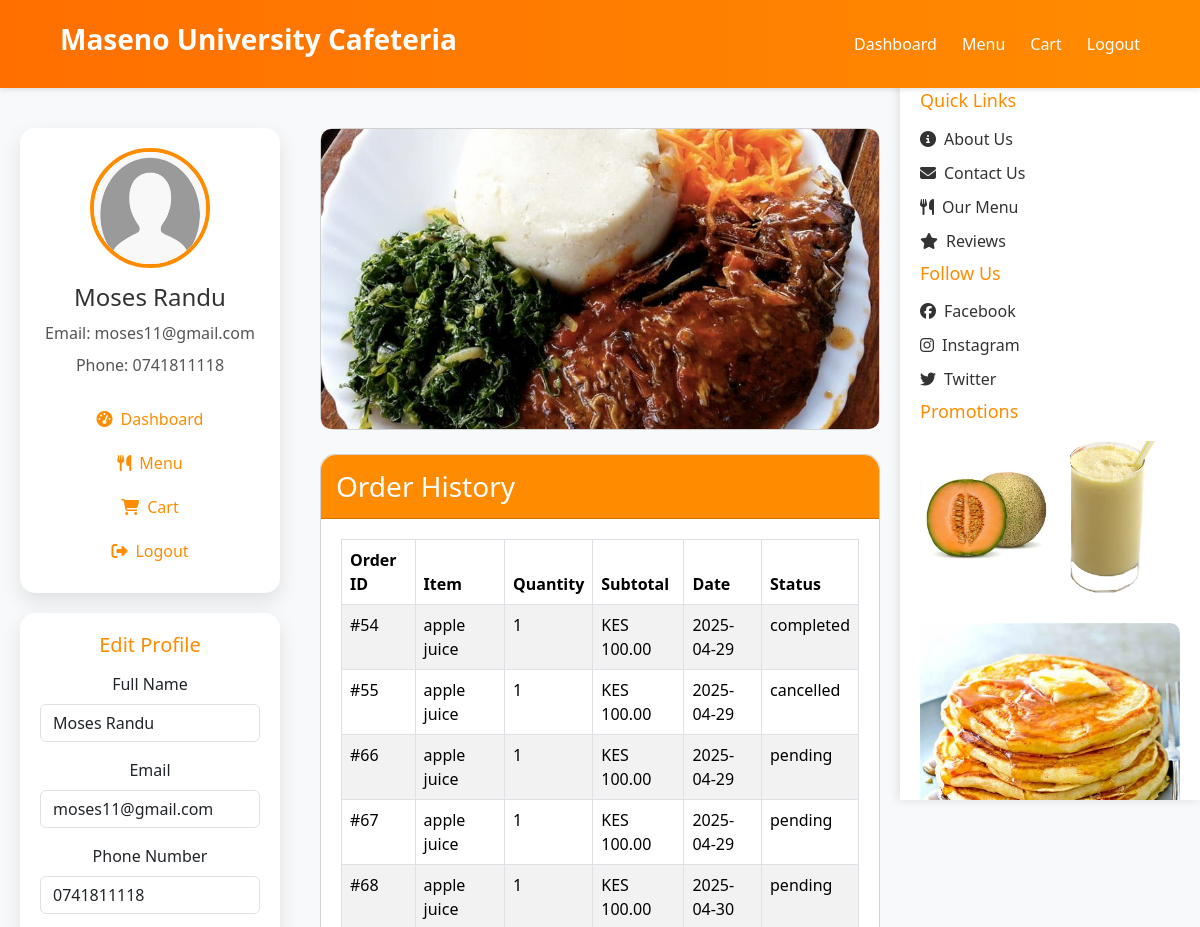
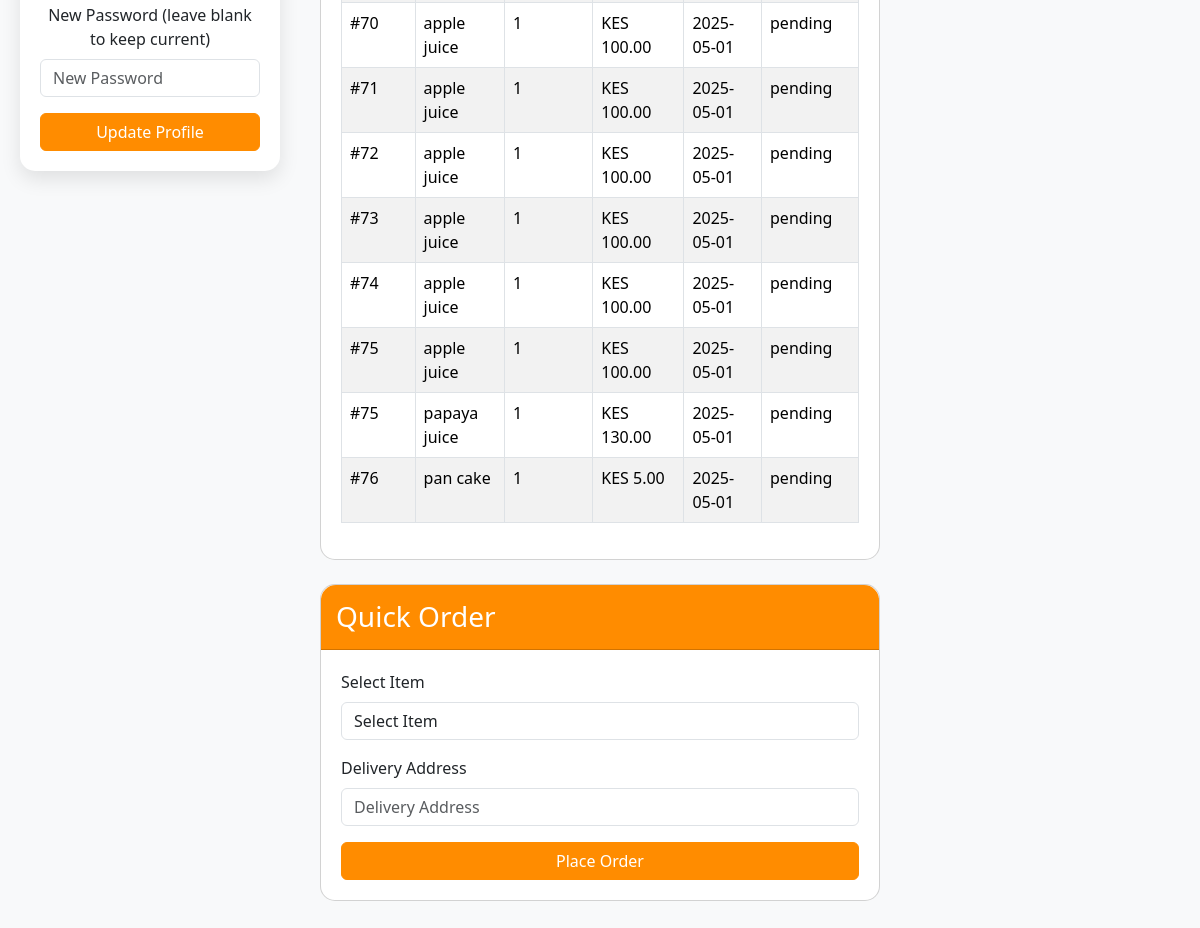
Screenshot of /customer_dashboard.php (signed in) with the database file from the repository (2 pictures, top to bottom).
### tables this page shows
CREATE TABLE `users` (
  `id` int(11) NOT NULL,
  `username` varchar(100) DEFAULT NULL,
  `full_name` varchar(100) NOT NULL,
  `email` varchar(100) NOT NULL,
  `password` varchar(255) NOT NULL,
  `phone` varchar(20) DEFAULT NULL,
  `role` enum('customer','admin') DEFAULT 'customer',
  `created_at` timestamp NOT NULL DEFAULT current_timestamp(),
  `profile_image` varchar(255) DEFAULT NULL
);

CREATE TABLE `order_items` (
  `id` int(11) NOT NULL,
  `order_id` int(11) NOT NULL,
  `item_name` varchar(255) DEFAULT NULL,
  `item_price` decimal(10,2) DEFAULT NULL,
  `menu_item_id` int(11) NOT NULL,
  `quantity` int(11) NOT NULL DEFAULT 1,
  `subtotal` decimal(10,2) NOT NULL,
  `price` decimal(10,2) DEFAULT NULL
);

CREATE TABLE `orders` (
  `id` int(11) NOT NULL,
  `user_id` int(11) NOT NULL,
  `order_date` timestamp NOT NULL DEFAULT current_timestamp(),
  `total` decimal(10,2) NOT NULL,
  `status` enum('pending','completed','cancelled') DEFAULT 'pending',
  `total_price` decimal(10,2) DEFAULT NULL,
  `pickup_method` varchar(255) DEFAULT NULL,
  `address` text DEFAULT NULL,
  `latitude` decimal(10,6) DEFAULT NULL,
  `longitude` decimal(10,6) DEFAULT NULL,
  `payment_method` varchar(50) NOT NULL,
  `delivery_address` varchar(255) DEFAULT NULL
);

CREATE TABLE `menu_items` (
  `id` int(11) NOT NULL,
  `name` varchar(100) NOT NULL,
  `description` text DEFAULT NULL,
  `category` varchar(100) DEFAULT NULL,
  `price` decimal(10,2) NOT NULL,
  `image` varchar(255) DEFAULT NULL,
  `created_at` timestamp NOT NULL DEFAULT current_timestamp()
);

### customer_dashboard.php (the view, shortened to what this page needs)
<?php
require 'db_connect.php';
$username = $_SESSION['username'];
$stmt = $conn->prepare("SELECT id, full_name, email, phone FROM users WHERE username = ? AND role = 'customer'");
$stmt->bind_param("s", $username);
$stmt->execute();
$result = $stmt->get_result();
$user = $result->fetch_assoc();
$stmt = $conn->prepare(
    "SELECT o.id, o.order_date, o.status, oi.quantity, oi.subtotal, m.name
     FROM orders o
     JOIN order_items oi ON o.id = oi.order_id
     JOIN menu_items m ON oi.menu_item_id = m.id
     WHERE o.user_id = ?"
);
$stmt->bind_param("i", $user['id']);
$stmt->execute();
$result = $stmt->get_result();
$orders = $result->fetch_all(MYSQLI_ASSOC);
?>
<!DOCTYPE html>
<html lang="en">
<head>
    <link rel="stylesheet" href="https://cdnjs.cloudflare.com/ajax/libs/font-awesome/6.4.2/css/all.min.css">
    <link href="https://cdn.jsdelivr.net/npm/bootstrap@5.3.3/dist/css/bootstrap.min.css" rel="stylesheet">
</head>
<body>
    <header class="header">
        <div class="navbar">
            <h1>Maseno University Cafeteria</h1>
            <nav>
                <a href="customer_dashboard.php">Dashboard</a>
                <a href="shop.php">Menu</a>
                <a href="cart.php">Cart</a>
                <a href="logout.php">Logout</a>
            </nav>
        </div>
    </header>
    <div class="dashboard-container">
        <div class="sidebar-left">
            <div class="profile-card">
                <img src="images/avatar.jpg" alt="User Profile" class="rounded-circle profile-img">
                <h3><?php echo htmlspecialchars($user['full_name']); ?></h3>
                <p>Email: <?php echo htmlspecialchars($user['email']); ?></p>
                <p>Phone: <?php echo htmlspecialchars($user['phone'] ?: 'Not provided'); ?></p>
                <div class="profile-nav">
                    <a href="customer_dashboard.php"><i class="fas fa-tachometer-alt me-2"></i>Dashboard</a>
                    <a href="shop.php"><i class="fas fa-utensils me-2"></i>Menu</a>
                    <a href="cart.php"><i class="fas fa-shopping-cart me-2"></i>Cart</a>
                    <a href="logout.php"><i class="fas fa-sign-out-alt me-2"></i>Logout</a>
                </div>
            </div>
            <div class="edit-profile-card">
                <h4>Edit Profile</h4>
                <form action="update_profile.php" method="POST">
                    <div class="mb-3">
                        <label for="full_name" class="form-label">Full Name</label>
                        <input type="text" class="form-control" id="full_name" name="full_name" value="<?php echo htmlspecialchars($user['full_name']); ?>" required>
                    </div>
                    <div class="mb-3">
                        <label for="email" class="form-label">Email</label>
                        <input type="email" class="form-control" id="email" name="email" value="<?php echo htmlspecialchars($user['email']); ?>" required>
                    </div>
                    <div class="mb-3">
                        <label for="phone" class="form-label">Phone Number</label>
                        <input type="text" class="form-control" id="phone" name="phone" value="<?php echo htmlspecialchars($user['phone'] ?: ''); ?>">
                    </div>
                    <div class="mb-3">
                        <label for="password" class="form-label">New Password (leave blank to keep current)</label>
                        <input type="password" class="form-control" id="password" name="password" placeholder="New Password">
                    </div>
                    <button type="submit" class="btn btn-primary w-100">Update Profile</button>
                </form>
            </div>
        </div>
        <div class="main-content">
            <div class="card mb-4">
                <div class="card-body p-0">
                    <div id="adCarousel" class="carousel slide" data-bs-ride="carousel">
                        <div class="carousel-inner">
                            <div class="carousel-item active">
                                <img src="images/fish.jpg" class="d-block w-100 carousel-img" alt="Ad 1">
                            </div>
                        </div>
                        <button class="carousel-control-prev" type="button" data-bs-target="#adCarousel" data-bs-slide="prev">
                            <span class="carousel-control-prev-icon" aria-hidden="true"></span>
                        </button>
                        <button class="carousel-control-next" type="button" data-bs-target="#adCarousel" data-bs-slide="next">
                            <span class="carousel-control-next-icon" aria-hidden="true"></span>
                        </button>
                    </div>
                </div>
            </div>
            <div class="card mb-4">
                <div class="card-header">
                    <h3 class="mb-0">Order History</h3>
                </div>
                <div class="card-body">
                    <?php if (empty($orders)): ?>
                        <p>No orders yet.</p>
                    <?php else: ?>
                        <div class="table-responsive">
                            <table class="table table-striped table-bordered">
                                <thead>
                                    <tr>
                                        <th>Order ID</th>
                                        <th>Item</th>
                                        <th>Quantity</th>
                                        <th>Subtotal</th>
                                        <th>Date</th>
                                        <th>Status</th>
                                    </tr>
                                </thead>
                                <tbody>
                                    <?php foreach ($orders as $order): ?>
                                        <tr>
                                            <td>#<?php echo htmlspecialchars($order['id']); ?></td>
                                            <td><?php echo htmlspecialchars($order['name']); ?></td>
                                            <td><?php echo htmlspecialchars($order['quantity']); ?></td>
                                            <td>KES <?php echo number_format($order['subtotal'], 2); ?></td>
                                            <td><?php echo date('Y-m-d', strtotime($order['order_date'])); ?></td>
                                            <td><?php echo htmlspecialchars($order['status']); ?></td>
                                        </tr>
                                    <?php endforeach; ?>
                                </tbody>
                            </table>
                        </div>
                    <?php endif; ?>
                </div>
            </div>
            <div class="card mb-4">
                <div class="card-header">
                    <h3 class="mb-0">Quick Order</h3>
                </div>
                <div class="card-body">
                    <form action="order_process.php" method="POST">
                        <div class="mb-3">
                            <label for="menu_item_id" class="form-label">Select Item</label>
                            <select class="form-control" id="menu_item_id" name="menu_item_id" required>
                                <option value="" disabled selected>Select Item</option>
                            </select>
                        </div>
                        <div class="mb-3">
                            <label for="delivery_address" class="form-label">Delivery Address</label>
                            <input type="text" class="form-control" id="delivery_address" name="delivery_address" placeholder="Delivery Address" required>
                        </div>
                        <button type="submit" class="btn btn-primary w-100">Place Order</button>
                    </form>
                </div>
            </div>
        </div>
        <div class="sidebar-right">
            <h4>Quick Links</h4>
            <a href="about.php"><i class="fas fa-info-circle me-2"></i>About Us</a>
            <a href="contact.php"><i class="fas fa-envelope me-2"></i>Contact Us</a>
            <a href="shop.php"><i class="fas fa-utensils me-2"></i>Our Menu</a>
            <a href="reviews.php"><i class="fas fa-star me-2"></i>Reviews</a>
            <h4>Follow Us</h4>
            <a href="#"><i class="fab fa-facebook me-2"></i>Facebook</a>
            <a href="#"><i class="fab fa-instagram me-2"></i>Instagram</a>
            <a href="#"><i class="fab fa-twitter me-2"></i>Twitter</a>
            <h4>Promotions</h4>
            <div class="ad-banner">
                <img src="images/kharbujajuice.jpg" alt="Ad Banner 1">
            </div>
            <div class="ad-banner">
                <img src="images/pancakes.jpg" alt="Ad Banner 2">
            </div>
        </div>
    </div>
</body>
</html>

### customer_dashboard.php (style rules this page uses)
* { margin: 0; padding: 0; box-sizing: border-box; font-family: 'Segoe UI', Tahoma, Geneva, Verdana, sans-serif; }
body { background: #f8f9fa; min-height: 100vh; }
.header { background: linear-gradient(90deg, #ff6f00, #ff8c00); color: white; padding: 15px 60px; width: 100%; position: sticky; top: 0; z-index: 1000; box-shadow: 0 2px 5px rgba(0, 0, 0, 0.1); }
.navbar { display: flex; align-items: center; justify-content: space-between; max-width: 1200px; margin: 0 auto; }
.navbar h1 { font-size: 28px; font-weight: 700; }
.navbar nav { display: flex; gap: 25px; }
.navbar nav a { color: white; text-decoration: none; font-size: 16px; font-weight: 500; transition: color 0.3s ease; }
.dashboard-container { display: flex; min-height: calc(100vh - 70px); margin-top: 20px; }
.sidebar-left { width: 25%; padding: 20px; }
.profile-card, .edit-profile-card { background: white; border-radius: 15px; box-shadow: 0 8px 20px rgba(0, 0, 0, 0.1); padding: 20px; text-align: center; transition: transform 0.3s ease; margin-bottom: 20px; }
.profile-img { width: 120px; height: 120px; border: 4px solid #ff8c00; margin-bottom: 15px; }
.profile-card h3 { font-size: 24px; color: #333; margin-bottom: 10px; }
.profile-card p { font-size: 16px; color: #555; margin-bottom: 8px; }
.profile-nav { margin-top: 20px; }
.profile-nav a { display: block; color: #ff8c00; text-decoration: none; font-size: 16px; padding: 10px 0; transition: color 0.3s ease; }
.edit-profile-card h4 { font-size: 20px; color: #ff8c00; margin-bottom: 15px; }
.main-content { width: 50%; padding: 20px; }
.main-content .card { border-radius: 15px; margin-bottom: 30px; transition: transform 0.3s ease; }
.main-content .card-header { background: #ff8c00; color: white; border-radius: 15px 15px 0 0; padding: 15px; }
.main-content .card-body { padding: 20px; }
.carousel-img { height: 300px; object-fit: cover; border-radius: 10px; }
.sidebar-right { width: 25%; position: fixed; right: 0; top: 70px; height: calc(100vh - 70px); background: white; box-shadow: -2px 0 10px rgba(0, 0, 0, 0.1); padding: 20px; overflow-y: auto; }
.sidebar-right h4 { font-size: 18px; color: #ff8c00; margin-bottom: 15px; }
.sidebar-right a { display: block; color: #333; text-decoration: none; font-size: 16px; margin-bottom: 10px; transition: color 0.3s ease; }
.ad-banner { margin-bottom: 20px; }
.ad-banner img { width: 100%; border-radius: 10px; }
.btn-primary { background-color: #ff8c00; border-color: #ff8c00; }
.table thead { background-color: #ff8c00; color: white; }

### rows the page displays
users: full_name "Moses Randu", email "moses11@gmail.com", phone "0741811118"
order_items: order "54", menu_item.name "apple juice", quantity "1", subtotal "100.00", order.order_date "2025-04-29", order.status "completed"
order_items: order "55", menu_item.name "apple juice", quantity "1", subtotal "100.00", order.order_date "2025-04-29", order.status "cancelled"
order_items: order "66", menu_item.name "apple juice", quantity "1", subtotal "100.00", order.order_date "2025-04-29", order.status "pending"
order_items: order "67", menu_item.name "apple juice", quantity "1", subtotal "100.00", order.order_date "2025-04-29", order.status "pending"
order_items: order "68", menu_item.name "apple juice", quantity "1", subtotal "100.00", order.order_date "2025-04-30", order.status "pending"
order_items: order "70", menu_item.name "apple juice", quantity "1", subtotal "100.00", order.order_date "2025-05-01", order.status "pending"
order_items: order "71", menu_item.name "apple juice", quantity "1", subtotal "100.00", order.order_date "2025-05-01", order.status "pending"
order_items: order "72", menu_item.name "apple juice", quantity "1", subtotal "100.00", order.order_date "2025-05-01", order.status "pending"
order_items: order "73", menu_item.name "apple juice", quantity "1", subtotal "100.00", order.order_date "2025-05-01", order.status "pending"
order_items: order "74", menu_item.name "apple juice", quantity "1", subtotal "100.00", order.order_date "2025-05-01", order.status "pending"
order_items: order "75", menu_item.name "apple juice", quantity "1", subtotal "100.00", order.order_date "2025-05-01", order.status "pending"
order_items: order "75", menu_item.name "papaya juice", quantity "1", subtotal "130.00", order.order_date "2025-05-01", order.status "pending"
order_items: order "76", menu_item.name "pan cake", quantity "1", subtotal "5.00", order.order_date "2025-05-01", order.status "pending"
